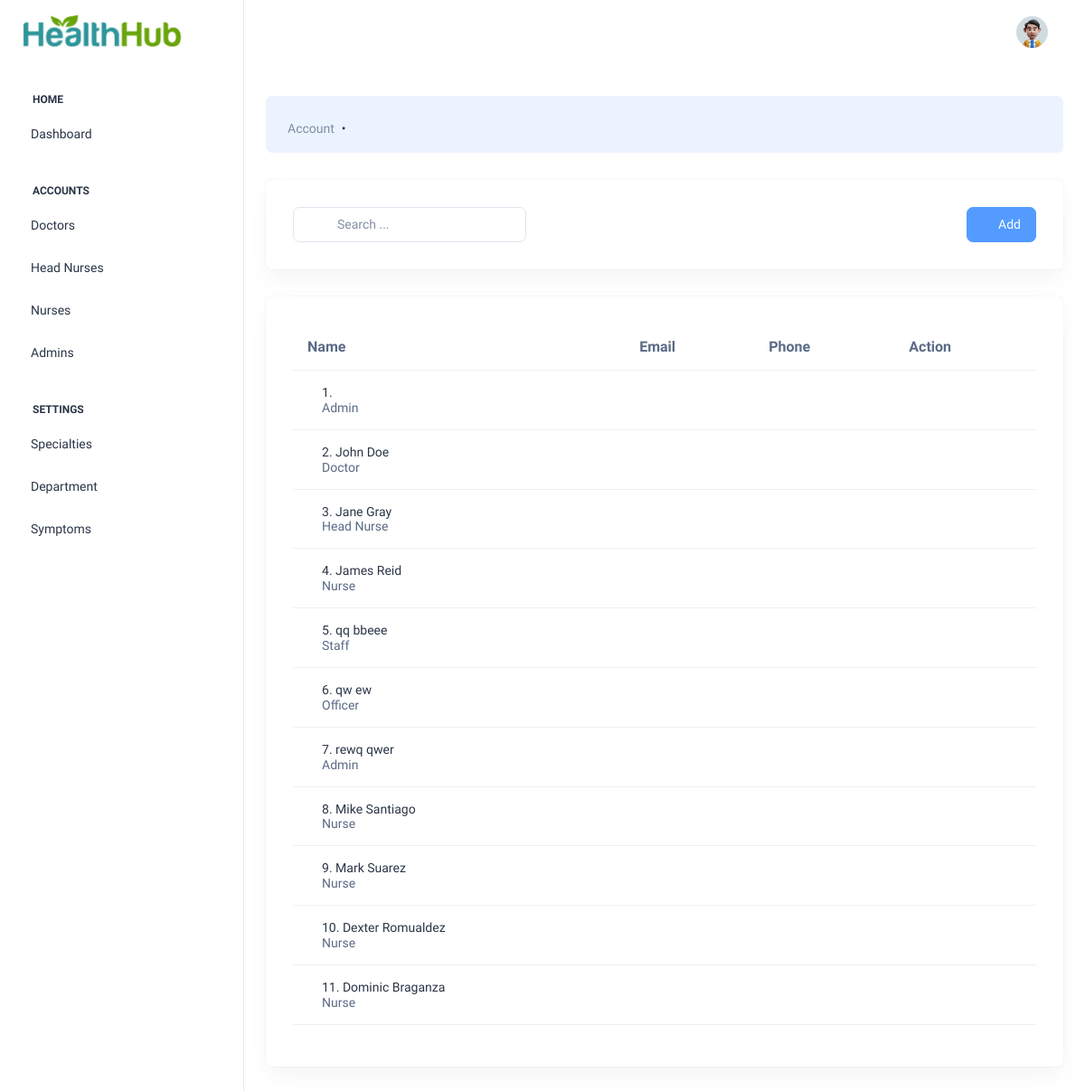
The app's page /pages/accounts--.php (signed in), older data.
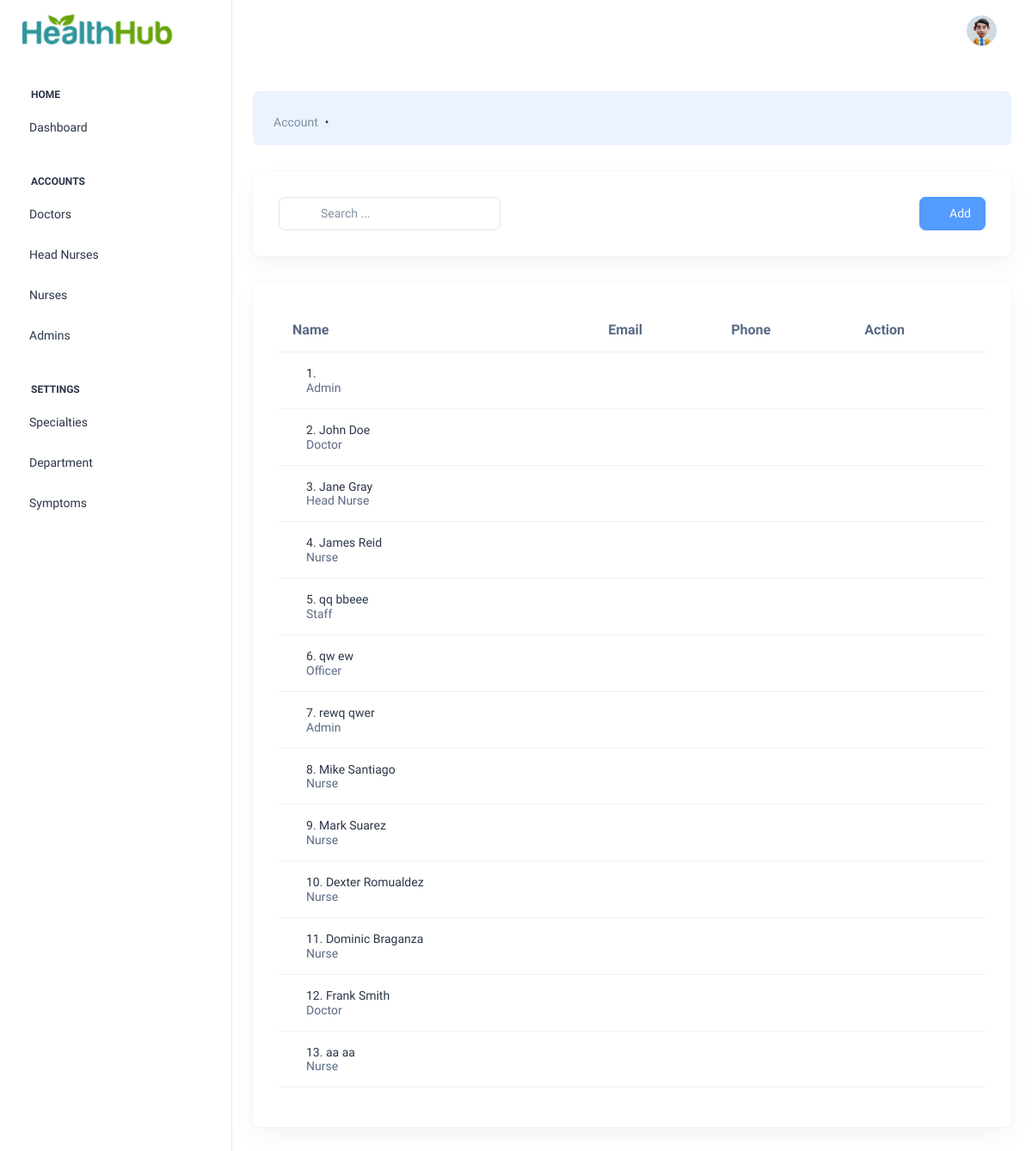
The same page, newer data.
### tables this page shows
CREATE TABLE `account` (
  `Id` tinyint(11) NOT NULL AUTO_INCREMENT,
  `username` varchar(100) NOT NULL DEFAULT '',
  `password` varchar(100) NOT NULL,
  `firstName` varchar(150) DEFAULT NULL,
  `lastName` varchar(150) DEFAULT NULL,
  `status` varchar(255) DEFAULT 'Inactive',
  `role` varchar(20) DEFAULT 'Customer',
  `dateAdded` date DEFAULT NULL,
  `drSpecialtyId` int(11) DEFAULT NULL,
  `nHeadNurseId` int(11) DEFAULT NULL,
  `departmentId` int(11) DEFAULT NULL,
  `shift` varchar(150) DEFAULT NULL,
  `daysOfWork` varchar(150) DEFAULT NULL,
  PRIMARY KEY (`Id`)
);

### config/Models.php (called while the page is built, shortened)
<?php
include "CRUD.php";
function account() {
	$crud = new CRUD;
	$crud->table = "account";
	return $crud;
}
?>

### config/CRUD.php (called while the page is built)
<?php class CRUD{var $table;var $obj=array();function arrayToQuery($query){$query_array=array();foreach($query as $key=>$key_value){if($key_value=="NOW()"){$query_array[]="$key=$key_value";}else{$query_array[]="$key='".htmlspecialchars($key_value,ENT_QUOTES)."'";}}return implode(', ',$query_array);}function list($query=""){$query=$query?"where ".$query:"";$db=Database::connect();$pdo=$db->prepare("select * from $this->table $query");$pdo->execute();$result=$pdo->fetchAll(PDO::FETCH_OBJ);Database::disconnect();return $result;}function count($query=""){$query=$query?"where ".$query:"";$db=Database::connect();$pdo=$db->prepare("select * from $this->table $query");$pdo->execute();Database::disconnect();return $pdo->rowCount();}function get($args){$db=Database::connect();$pdo=$db->prepare("select * from $this->table where $args");$pdo->execute();$result=$pdo->fetch(PDO::FETCH_OBJ);Database::disconnect();return $result;}function create(){$object=$this->arrayToQuery($this->obj);$db=Database::connect();$pdo=$db->prepare("insert into $this->table set $object");$pdo->execute();Database::disconnect();}function update($args){$object=$this->arrayToQuery($this->obj);$db=Database::connect();$pdo=$db->prepare("update $this->table set $object where $args");$pdo->execute();Database::disconnect();}function delete($args){$db=Database::connect();$pdo=$db->prepare("delete from $this->table where $args");$pdo->execute();Database::disconnect();}} ?>

### pages/accounts--.php (the view, shortened to what the changed rows need)
<?php
  $ROOT_DIR="../";
  include $ROOT_DIR . "templates/header.php";
  $user_list = account()->list();
?>
<br>
          <div class="widget-content searchable-container list">
            <div class="card card-body">
              <div class="table-responsive">
                <table class="table search-table align-middle text-nowrap">
                  <thead class="header-item">
                    <th>Name</th>
                    <th>Email</th>
                    <th>Phone</th>
                    <th>Action</th>
                  </thead>
                  <tbody>
                    <?php
                    $count = 0;
                    foreach ($user_list as $row):
                      $count += 1;
                       ?>
                    <tr class="search-items">
                      <td>
                        <div class="d-flex align-items-center">
                          <div class="ms-3">
                            <div class="user-meta-info">
                              <h6 class="user-name mb-0" data-name="<?=$row->firstName;?> <?=$row->lastName;?>"><?=$count;?>. <?=$row->firstName;?> <?=$row->lastName;?></h6>
                              <span class="user-work fs-3" data-occupation="<?=$row->role;?>"><?=$row->role;?></span>
                            </div>
                          </div>
                        </div>
                      </td>
                      <td>
                      </td>
                      <td>
                      </td>
                      <td>
                        <div class="action-btn">
                          <a href="javascript:void(0)" class="text-info edit">
                            <i class="ti ti-eye fs-5"></i>
                          </a>
                          <a href="javascript:void(0)" class="text-dark delete ms-2">
                            <i class="ti ti-trash fs-5"></i>
                          </a>
                        </div>
                      </td>
                    </tr>
                  <?php endforeach; ?>
                  </tbody>
                </table>
              </div>
            </div>
          </div>
          <?php include $ROOT_DIR . "templates/footer.php"; ?>

Row changes from the older to the newer data that the page shows:
added account: firstName "Frank", lastName "Smith", role "Doctor"
added account: firstName "aa", lastName "aa", role "Nurse"
